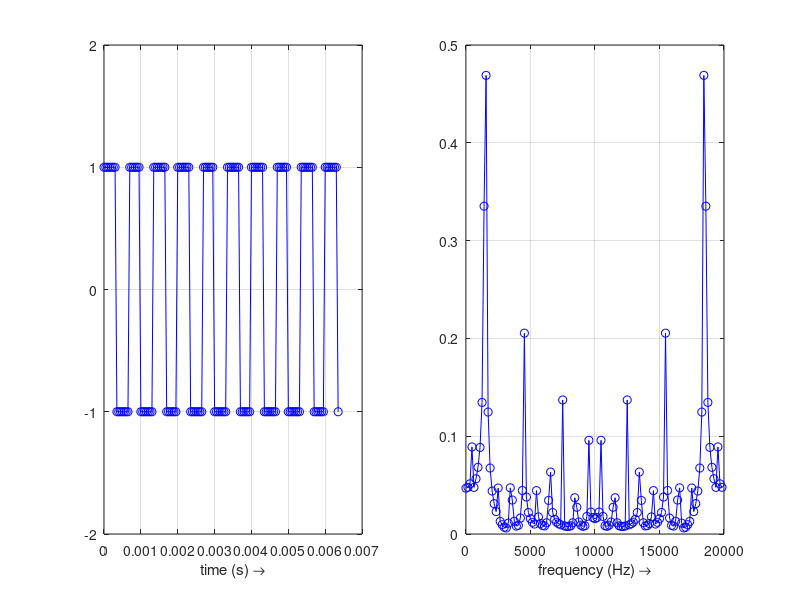
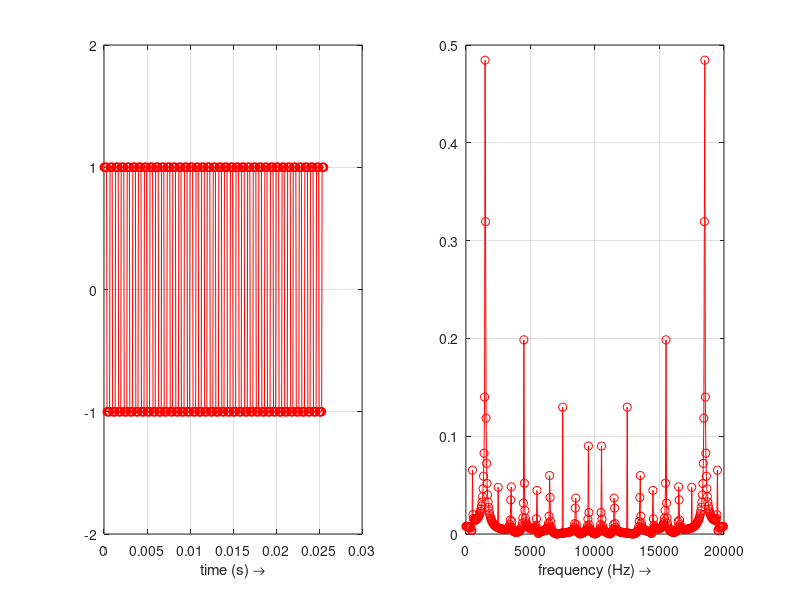
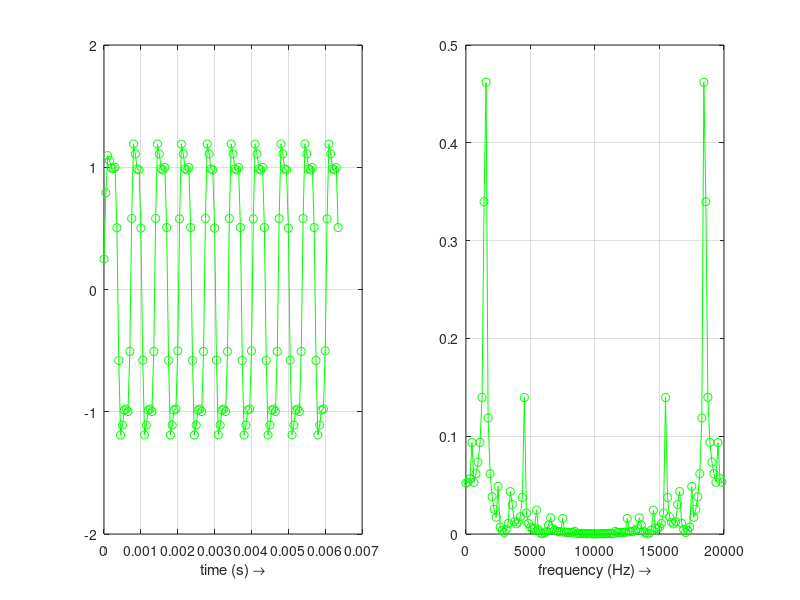
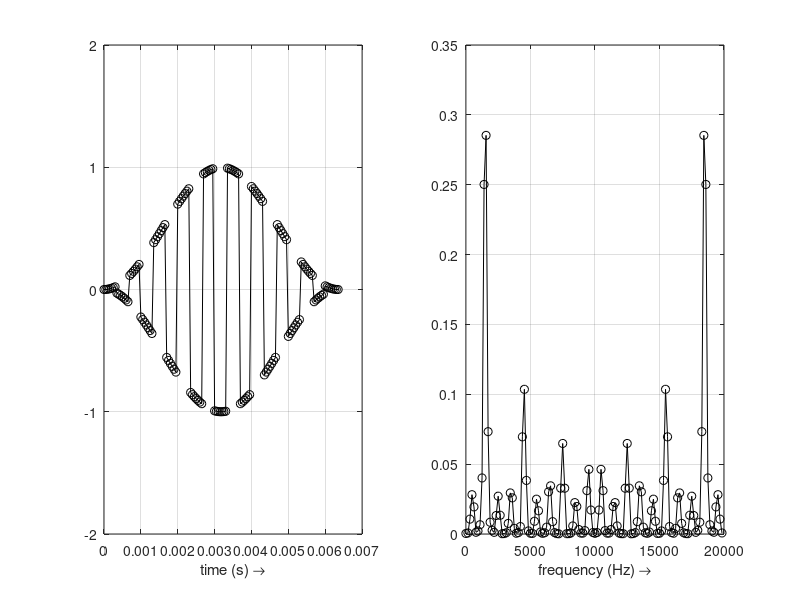

These charts were generated, in order, by the following MATLAB code: (Note: this script raises an error after producing the figures.)
% FFT Practical _ settings & effects _ dqtm SiSy HS14
% What can you do: AA-filter, windowing, long-obs-interval, zero-padding
% ===========================
clear all, close all, clc

% Let us take a fix Fs, not multiple of fsig and check how 
% we can improve the spectrum measurement
% ============================
% (A) The basic situation: rectangle window
% (B) Increasing window size
% (C) Adding AAf
% (D) Adding Windowing (Hanning)
% (E) Zero-Padding
% ============================


%% (A) The basic situation: rectangle window
% ============================
Fs = 20e3;  %30e3;
N =  2^7;   %2^8 ; 

aux = 0:1:N-1;
t = (1/Fs)*aux;
f = (Fs/N)*aux;

fsig = 1.5e3; % 1.0e3;
duty = 50;
x_t = square(2*pi*fsig*t,duty);
X_f = (1/N)*fft(x_t);

figure('Name','(A) The basic Situation')
subplot(121),plot(t,x_t,'-bo'),grid on,hold on
            xlabel('time (s) \rightarrow')
            ylim([-2 2])
subplot(122),plot(f,abs(X_f),'-bo'),grid on,hold on
            xlabel('frequency (Hz) \rightarrow')


%% (B) Increasing window size
% ============================
Nb = N*2^2;

auxb = 0:1:Nb-1;
tb = (1/Fs)*auxb;
fb = (Fs/Nb)*auxb;

xb_t = square(2*pi*fsig*tb,duty);
Xb_f = (1/Nb)*fft(xb_t);

figure('Name','(B) Increasing window size')
subplot(121),plot(tb,xb_t,'-ro'),grid on,hold on
            xlabel('time (s) \rightarrow')
            ylim([-2 2])
subplot(122),plot(fb,abs(Xb_f),'-ro'),grid on,hold on
            xlabel('frequency (Hz) \rightarrow')

%% (C) Adding AAf
% ============================

[b,a] = butter(2,0.45);
xc_t = filter(b,a,x_t);

Xc_f = (1/N)*fft(xc_t);

figure('Name','(C) Adding AAF')
subplot(121),plot(t,xc_t,'-go'),grid on,hold on
            xlabel('time (s) \rightarrow')
            ylim([-2 2])
subplot(122),plot(f,abs(Xc_f),'-go'),grid on,hold on
            xlabel('frequency (Hz) \rightarrow')




%% (D) Adding Windowing (Hanning)
            
win = hann(length(t))';
xd_t = win.*x_t;

Xd_f = (1/N)*fft(xd_t);

figure('Name','(C) Windowing')
subplot(121),plot(t,xd_t,'-ko'),grid on,hold on
            xlabel('time (s) \rightarrow')
            ylim([-2 2])
subplot(122),plot(f,abs(Xd_f),'-ko'),grid on,hold on
            xlabel('frequency (Hz) \rightarrow')


%% (E) Zero-Padding
% to compare with (B), using same number of points: Ne = Nb;

% auxb = 0:1:Nb-1;
% tb = (1/Fs)*auxb;
% fb = (Fs/Nb)*auxb;
%xe_t(1:N) = x_t;
xe_t(1:N) = x_t.*hann(length(t))';
xe_t(N+1:Nb) = zeros(1,Nb-N);
Xe_f = (1/N)*fft(xe_t);


figure('Name','(E) Zero-Padding')
subplot(121),plot(tb,xe_t,'-mo'),grid on,hold on
            xlabel('time (s) \rightarrow')
            ylim([-2 2])
subplot(122),plot(fb,abs(Xe_f),'-mo'),grid on,hold on
            xlabel('frequency (Hz) \rightarrow')
            

            
%%  PLOT OF COMPARISONS            
% ============================
% Compare Spectra in Linear scale
figure('Name','Compare FFT Amplitude-Spectra in Linear scale')
    % (A) Basic
    plot(f,abs(X_f),'-bo'),grid on,hold on
    % (B) Longer Obs-wdw
    plot(fb,abs(Xb_f),'-ro'),grid on,hold on
    % (C) Adding AAF
    plot(f,abs(Xc_f),'-go'),grid on,hold on
    % (D) Windowing
    plot(f,abs(Xd_f),'-ko'),grid on,hold on
    % (E) Zero-Padding
    plot(fb,abs(Xe_f),'-mo'),grid on,hold on
    
    xlabel('frequency (Hz) \rightarrow')
    legend({'(A)Basic','(B)Longer Tw','(C)Added AAF','(D) Han-Wdw','(E) Zero-Padding'})     
            
% Compare Spectra in dB scale
figure('Name','Compare FFT Amplitude-Spectra in dB scale')
    % (A) Basic
    plot(f,db(X_f),'-bo'),grid on,hold on
    % (B) Longer Obs-wdw
    plot(fb,db(Xb_f),'-ro'),grid on,hold on
    % (C) Adding AAF
    plot(f,db(Xc_f),'-go'),grid on,hold on
    % (D) Windowing
    plot(f,db(Xd_f),'-ko'),grid on,hold on
    % (E) Zero-Padding
    plot(fb,db(Xe_f),'-mo'),grid on,hold on
    
    xlabel('frequency (Hz) \rightarrow')
    legend({'(A)Basic','(B)Longer Tw','(C)Added AAF','(D) Han-Wdw','(E) Zero-Padding'})     
